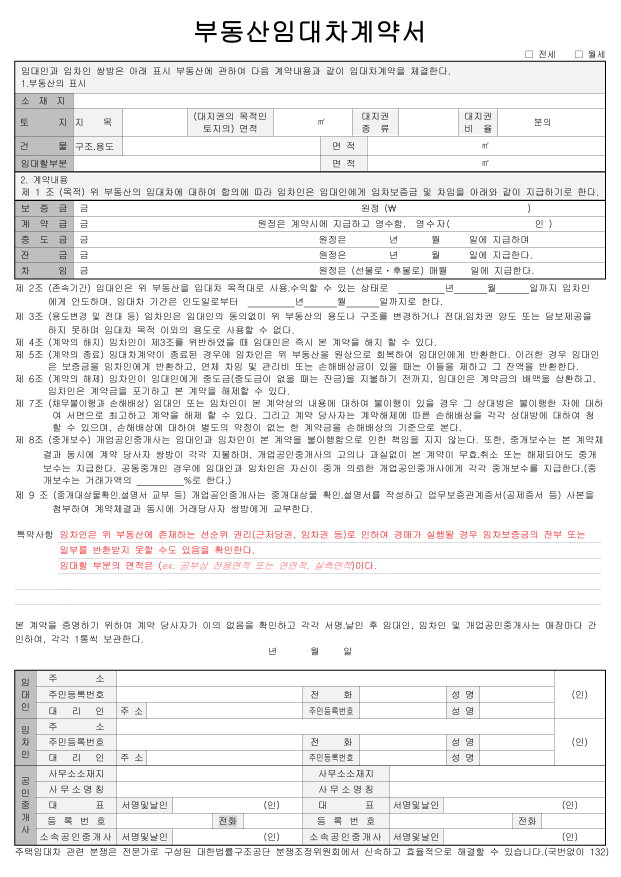
#> input picture gt/template.png, 2481 x 3508 px (shown at 1/4 size)
$ python make_gt_roi.py ../gt/check/sample_10_roi.jpg
#> lines starting #> are read from the running program, lines starting #| are printed output that depends on the picture
"""
실험 B용 Ground Truth ROI 생성

사용법:
    python make_gt_roi.py <image_path> [<image_path> ...]

양식 PDF를 렌더링한 기준 이미지(gt/template.png) 위에 우선 평가 필드의 칸 좌표를
한 번만 정의해 두고, 각 촬영본과 기준 이미지 사이의 호모그래피(SIFT + RANSAC)로
그 칸을 촬영본 좌표로 옮긴다.

- gt/gt_roi.json            : 이미지별 필드 ROI (4점 quad + 외접 bbox, 원본 이미지 좌표)
- gt/check/<stem>_roi.jpg   : ROI를 원본 위에 그린 확인용 이미지 (육안 검수용)

주의: 이 ROI는 "정답 칸"을 옮긴 것이므로 반드시 check 이미지를 눈으로 검수한 뒤
GT로 사용한다. (ROI 자동 검출 알고리즘이 아니라 GT 라벨링 보조 도구)
"""

import sys
import json
from pathlib import Path

import cv2
import numpy as np

ROOT = Path(__file__).resolve().parent.parent
GT_DIR = ROOT / "gt"
CHECK_DIR = GT_DIR / "check"
TEMPLATE_PATH = GT_DIR / "template.png"

# 기준 이미지(gt/template.png, 2481x3508, 300dpi) 위의 필드 칸 좌표 [x1, y1, x2, y2].
# 인쇄된 라벨("소재지", "금", "원정 (₩", "성 명" 등)은 제외하고 손글씨가 들어가는 칸만 잡는다.
TEMPLATE_FIELDS = {
    "address": [294, 372, 2418, 434],        # 소재지
    "deposit_kor": [365, 803, 1440, 865],    # 보증금 - 한글 금액 (금 ~ 원정 사이)
    "deposit_num": [1590, 803, 2110, 865],   # 보증금 - 숫자 금액 (₩ ~ ) 사이)
    "down_payment": [365, 865, 1025, 927],   # 계약금 - 한글 금액 (금 ~ 원정은 사이)
    "lessor_name": [1917, 2744, 2215, 2809], # 임대인 성명
    "lessee_name": [1917, 2938, 2215, 3000], # 임차인 성명
}

# 자동 정합이 실패한 칸은 원본 이미지 좌표로 직접 지정한다 (육안 라벨링).
# sample_7(#7 접힘): 인쇄 글자와 표 선이 종이 위에서 한 줄 가까이 어긋나 인쇄돼 있어서
# SIFT 매칭점이 서로 모순되고, 상단 필드의 호모그래피가 크게 틀어진다.
# 하단 성명 칸은 자동 결과가 정확해서 그대로 쓴다.
MANUAL_OVERRIDES = {
    "sample_7.JPG": {
        # 행이 오른쪽으로 갈수록 올라가 있어서 손글씨가 끝나는 지점까지만 잡는다.
        "address": [[630, 530], [1700, 526], [1700, 585], [630, 590]],
        # 이 장은 인쇄 글자 줄이 칸 안을 지나가므로 손글씨가 있는 부분으로 좁힌다.
        "deposit_kor": [[1330, 878], [1700, 878], [1700, 928], [1330, 928]],
        "deposit_num": [[1850, 850], [2330, 850], [2330, 900], [1850, 900]],
        # 계약금은 미기입. "원정은 계약시에" 인쇄 줄 왼쪽 빈칸을 ROI로 둔다.
        "down_payment": [[674, 904], [1283, 904], [1283, 954], [674, 954]],
    },
}

# 매칭용 축소 배율 (원본 4032px 그대로 SIFT를 돌리면 느리고 메모리를 많이 씀)
MATCH_MAX_SIDE = 1600
# 필드별 로컬 호모그래피에 쓸 매칭점 범위(기준 이미지 px)와 최소 개수
LOCAL_BAND = 300
MIN_LOCAL_POINTS = 40


def _resize(img, max_side):
    scale = max_side / max(img.shape[:2])
    if scale >= 1:
        return img, 1.0
    return cv2.resize(img, None, fx=scale, fy=scale, interpolation=cv2.INTER_AREA), scale


def find_homography(template_gray, photo_gray):
    """template 좌표 -> photo 좌표 호모그래피와 inlier 수를 반환한다."""
    t_small, t_scale = _resize(template_gray, MATCH_MAX_SIDE)
    p_small, p_scale = _resize(photo_gray, MATCH_MAX_SIDE)

    sift = cv2.SIFT_create(nfeatures=8000)
    kp_t, des_t = sift.detectAndCompute(t_small, None)
    kp_p, des_p = sift.detectAndCompute(p_small, None)

    matcher = cv2.FlannBasedMatcher({"algorithm": 1, "trees": 5}, {"checks": 64})
    good = []
    for pair in matcher.knnMatch(des_t, des_p, k=2):
        if len(pair) == 2 and pair[0].distance < 0.75 * pair[1].distance:
            good.append(pair[0])

    src = np.float32([kp_t[m.queryIdx].pt for m in good]) / t_scale
    dst = np.float32([kp_p[m.trainIdx].pt for m in good]) / p_scale
    H, mask = cv2.findHomography(src, dst, cv2.RANSAC, 8.0)
    inl = mask.ravel().astype(bool)
    return H, src[inl], dst[inl], len(good)


def local_homography(H_global, src, dst, field_box):
    """필드 주변(세로 ±LOCAL_BAND px)의 inlier 매칭점만으로 호모그래피를 다시 구한다.

    접히거나 구겨진 문서(#7)는 종이가 평면이 아니어서 한 장 전체에 호모그래피 하나를
    쓰면 일부 행이 한 칸 이상 어긋난다. 필드 근처 점만 쓰면 국소적으로 평면에 가까워진다.
    """
    cy = (field_box[1] + field_box[3]) / 2
    near = np.abs(src[:, 1] - cy) < LOCAL_BAND
    if near.sum() < MIN_LOCAL_POINTS:
        return H_global, False
    H, _ = cv2.findHomography(src[near], dst[near], cv2.RANSAC, 5.0)
    return (H, True) if H is not None else (H_global, False)


def project_fields(H_global, src, dst):
    fields = {}
    for name, (x1, y1, x2, y2) in TEMPLATE_FIELDS.items():
        H, is_local = local_homography(H_global, src, dst, (x1, y1, x2, y2))
        quad = np.float32([[x1, y1], [x2, y1], [x2, y2], [x1, y2]]).reshape(-1, 1, 2)
        q = cv2.perspectiveTransform(quad, H).reshape(-1, 2)
        fields[name] = {
            "quad": [[round(float(x)), round(float(y))] for x, y in q],
            "bbox": [
                int(q[:, 0].min()), int(q[:, 1].min()),
                int(q[:, 0].max()), int(q[:, 1].max()),
            ],
            "local_homography": is_local,
        }
    return fields


def draw_check(photo, fields, out_path):
    vis = photo.copy()
    for name, f in fields.items():
        pts = np.int32(f["quad"]).reshape(-1, 1, 2)
        cv2.polylines(vis, [pts], True, (0, 0, 255), 4)
        x, y = f["quad"][0]
        cv2.putText(vis, name, (x, y - 8), cv2.FONT_HERSHEY_SIMPLEX, 1.2, (0, 0, 255), 3)
    cv2.imwrite(str(out_path), vis, [cv2.IMWRITE_JPEG_QUALITY, 80])


def main():
    if len(sys.argv) < 2:
        print("usage: python make_gt_roi.py <image_path> [<image_path> ...]")
        sys.exit(1)

    CHECK_DIR.mkdir(parents=True, exist_ok=True)
    template_gray = cv2.imread(str(TEMPLATE_PATH), cv2.IMREAD_GRAYSCALE)
#> template_gray: shape (3508, 2481); min 0, max 255, mean 238.6

    out_path = GT_DIR / "gt_roi.json"
    all_rois = json.loads(out_path.read_text(encoding="utf-8")) if out_path.exists() else {}

    for arg in sys.argv[1:]:
        image_path = Path(arg).resolve()
        photo = cv2.imread(str(image_path))  # EXIF 회전 적용됨 (OCR 결과와 같은 좌표계)
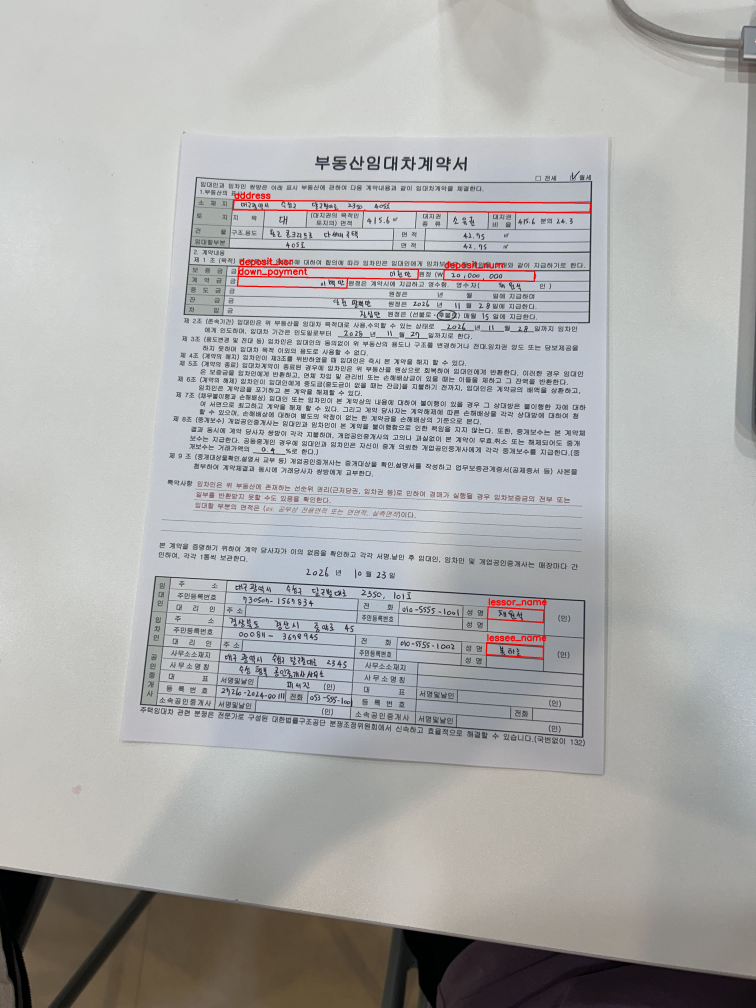
#> input picture gt/check/sample_10_roi.jpg, 3024 x 4032 px (shown at 1/4 size)
#> photo is the input picture: shape (4032, 3024, 3); mean B, G, R 172, 172.7, 172.7
        photo_gray = cv2.cvtColor(photo, cv2.COLOR_BGR2GRAY)
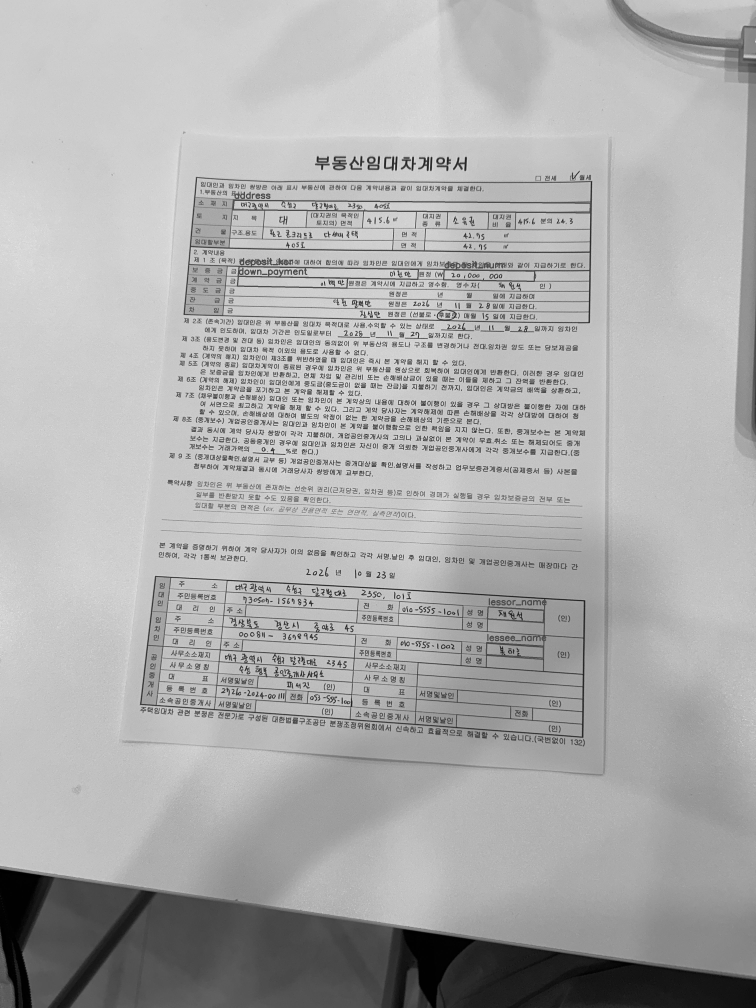
#> photo_gray: shape (4032, 3024) (shown at 1/4 size); min 0, max 254, mean 172.6

        H, src, dst, n_good = find_homography(template_gray, photo_gray)
#> in find_homography, `t_small, t_scale = _resize(template_gray, MATCH_MAX_SIDE)`:
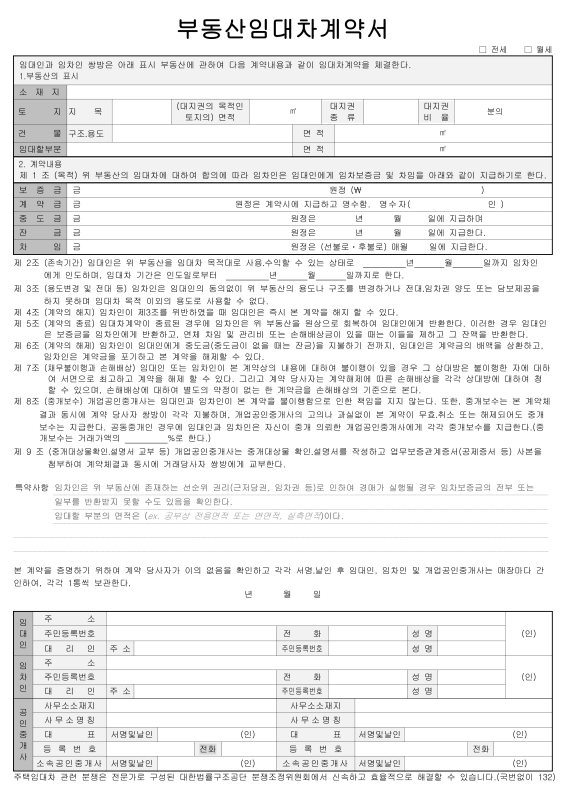
#> t_small: shape (1600, 1132) (shown at 1/2 size); min 0, max 255, mean 238.6
#> in find_homography, `t_small, t_scale = _resize(template_gray, MATCH_MAX_SIDE)`: t_scale = 0.456
#> in find_homography, `p_small, p_scale = _resize(photo_gray, MATCH_MAX_SIDE)`: p_scale = 0.397
#> in find_homography, `kp_t, des_t = sift.detectAndCompute(t_small, None)`: kp_t = 8000 keypoints; strongest (x, y, size): (464, 41, 3.3), (667, 40, 3.2), (483, 75, 3), (667, 75, 3.2)
#> in find_homography, `kp_p, des_p = sift.detectAndCompute(p_small, None)`: kp_p = 7791 keypoints; strongest (x, y, size): (626, 263, 2), (727, 252, 2.5), (655, 251, 2.3), (739, 251, 2.7)
#> after the loop in find_homography, `for pair in matcher.knnMatch(des_t, des_p, k=2):`: good = 2297 matches
#> in find_homography, `src = np.float32([kp_t[m.queryIdx].pt for m in good]) / t_scale`: src = 2297 pairs, first value 59.09 to 2420.4, second value 87.86 to 3417.6
#> in find_homography, `dst = np.float32([kp_p[m.trainIdx].pt for m in good]) / p_scale`: dst = 2297 pairs, first value 571.5 to 2356.4, second value 629.3 to 2966.8
#> in find_homography, `H, mask = cv2.findHomography(src, dst, cv2.RANSAC, 8.0)`: H = [[0.609, -0.0904, 774.9], [-0.012, 0.566, 580.5], [-2.04e-05, -3.37e-05, 1]]; mask = 2297 values, max 1 at index 0, min 0 at index 1, mean 0.673
#> src = 1546 pairs, first value 59.09 to 2407.8, second value 87.86 to 3417.6; dst = 1546 pairs, first value 608.3 to 2356.4, second value 629.3 to 2966.8; n_good = 2297
        inliers = len(src)
#> inliers = 1546
        fields = project_fields(H, src, dst)
#> after the loop in project_fields, `for name, (x1, y1, x2, y2) in TEMPLATE_FIELDS.items():`: fields = 6 items
#> fields = 6 items
        for name, quad in MANUAL_OVERRIDES.get(image_path.name, {}).items():
            xs = [p[0] for p in quad]
            ys = [p[1] for p in quad]
            fields[name] = {
                "quad": quad,
                "bbox": [min(xs), min(ys), max(xs), max(ys)],
                "local_homography": False,
                "manual": True,
            }
        all_rois[image_path.name] = {
            "image_size": [photo.shape[1], photo.shape[0]],
            "homography_inliers": inliers,
            "homography_matches": n_good,
            "fields": fields,
        }
        draw_check(photo, fields, CHECK_DIR / f"{image_path.stem}_roi.jpg")
#> the loop in draw_check, `for name, f in fields.items():` made 6 passes
#> (name, pts, x, y) on passes 1 to 6: ('address', [[932, 798], [2358, 814], [2357, 853], [929, 836]], 932, 798), ('deposit_kor', [[955, 1065], [1674, 1077], [1671, 1117], [952, 1104]], 955, 1065), ('deposit_num', [[1776, 1079], [2136, 1086], [2135, 1126], [1774, 1119]], 1776, 1079), ('down_payment', [[951, 1104], [1390, 1112], [1387, 1152], [948, 1144]], 951, 1104), ('lessor_name', [[1952, 2427], [2175, 2440], [2173, 2489], [1950, 2475]], 1952, 2427), ('lessee_name', [[1947, 2571], [2174, 2585], [2173, 2633], [1945, 2619]], 1947, 2571)
        print(f"[ok] {image_path.name}: inliers {inliers}/{n_good}")
#| [ok] sample_10_roi.jpg: inliers 1546/2297

    out_path.write_text(json.dumps(all_rois, ensure_ascii=False, indent=2), encoding="utf-8")


if __name__ == "__main__":
    main()
